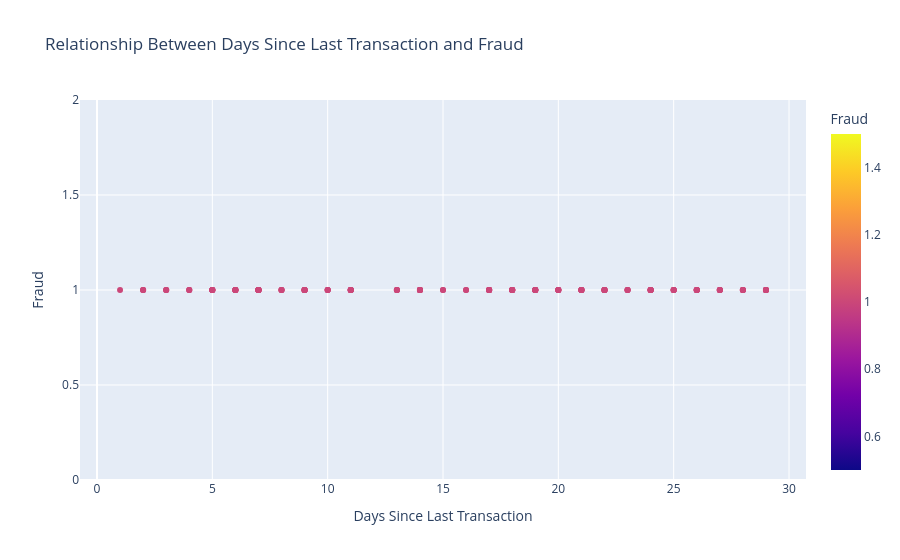

Write notebook code for a chart like this one.
### Code cell
# Plot 6: Relationship between Days Since Last Transaction and Fraud
fig = px.scatter(
    fraud,
    x='Days_Since_Last_Transaction',
    y='fraud',
    title='Relationship Between Days Since Last Transaction and Fraud',
    labels={'Days_Since_Last_Transaction': 'Days Since Last Transaction', 'fraud': 'Fraud'},
    color='fraud',
    color_discrete_map={0: 'lightblue', 1: 'orange'}
)
fig.show()

### Figure 1 — Plotly figure (JSON) as saved in the notebook; plotly's stock layout.template omitted (floating-point values rounded to 4 significant figures; data arrays with more than 128 entries replaced by an {"elided": "..."} marker saying what was removed)
{"data": [{"hovertemplate": "Days Since Last Transaction=%{x}<br>Fraud=%{marker.color}<extra></extra>", "legendgroup": "", "marker": {"color": {"elided": "155 int values"}, "coloraxis": "coloraxis", "symbol": "circle"}, "mode": "markers", "name": "", "orientation": "v", "showlegend": false, "type": "scatter", "x": {"elided": "155 int values"}, "xaxis": "x", "y": {"elided": "155 int values"}, "yaxis": "y"}], "layout": {"coloraxis": {"colorbar": {"title": {"text": "Fraud"}}, "colorscale": [[0, "#0d0887"], [0.1111, "#46039f"], [0.2222, "#7201a8"], [0.3333, "#9c179e"], [0.4444, "#bd3786"], [0.5556, "#d8576b"], [0.6667, "#ed7953"], [0.7778, "#fb9f3a"], [0.8889, "#fdca26"], [1, "#f0f921"]]}, "legend": {"tracegroupgap": 0}, "title": {"text": "Relationship Between Days Since Last Transaction and Fraud"}, "xaxis": {"anchor": "y", "domain": [0, 1], "title": {"text": "Days Since Last Transaction"}}, "yaxis": {"anchor": "x", "domain": [0, 1], "title": {"text": "Fraud"}}}}
